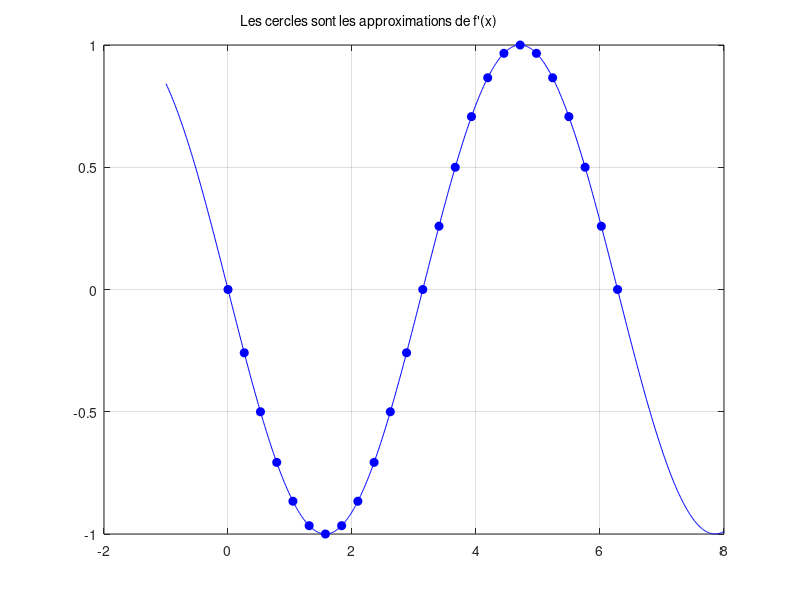

The MATLAB script that drew this image: (Note: this script raises an error after producing the figure.)
close all;

% To use LateX
% set(0,'defaultTextInterpreter','latex');

% The graph of  y = -sin(x)
x = -1:0.01:8;
y = -sin(x);
plot(x,y,'b')
hold on
grid on
text(0.2, 1.3, 'La courbe pleine est le graphe de f(x) = -sin(x)');
% text(0.2, 1.3, 'La courbe pleine est le graphe de $f(x) = -\sin(x)$','FontSize',12);

% Approximation of the derivative of cos(x)
N = 24;
C = 2*pi/N;
H = 0.00001;
x = [];
y = [];
for i=0:N
  x1 = i*C;
  y1 = ( cos(x1 + H) - cos(x1) )/H;
  x = [x , x1];
  y = [y , y1];
end
plot(x,y,'ob','MarkerFaceColor', 'b')
text(0.2, 1.1, 'Les cercles sont les approximations de f''(x)')
% text(0.2, 1.1, 'Les cercles sont les approximations de $f''(x)$','FontSize',12);

% Print out the coordinates (x1,y1) and the difference |-sin(x1) - y1| 
M = [x ; y ; abs(-sin(x)-y)]'

% Create the latex table for the previous data
disp('The latex table with these results can be found in der15.tex');
latexTable('der15.tex', M, [1,2,3], 1, 0, ['Approximations de la ' ...
                    'dérivée de $f(x) = \cos(x)$'], 'TAB_COS_P', ...
           ['      $x$                              '; ...
            '$m = \frac{f(x+0.00001)-f(x)}{0.00001}$'; ...
            '    $|-\sin(x)-m|$                     '], ['';'';'']);   

% The x axis
x = -1:9:8;
y = 0.*x;
plot(x,y,'k')

% The y axis
y = -1.2:2.7:1.5;
x = 0*y;
plot(x,y,'k')

% The title and the labels
grid on;
xlabel('x')
ylabel('y')
title('f ''(x) pour f(x) = cos(x)')
% title('$f''(x)$ pour $f(x) = \cos(x)$','FontSize',12)
axis([-1,8,-1.2,1.5])
